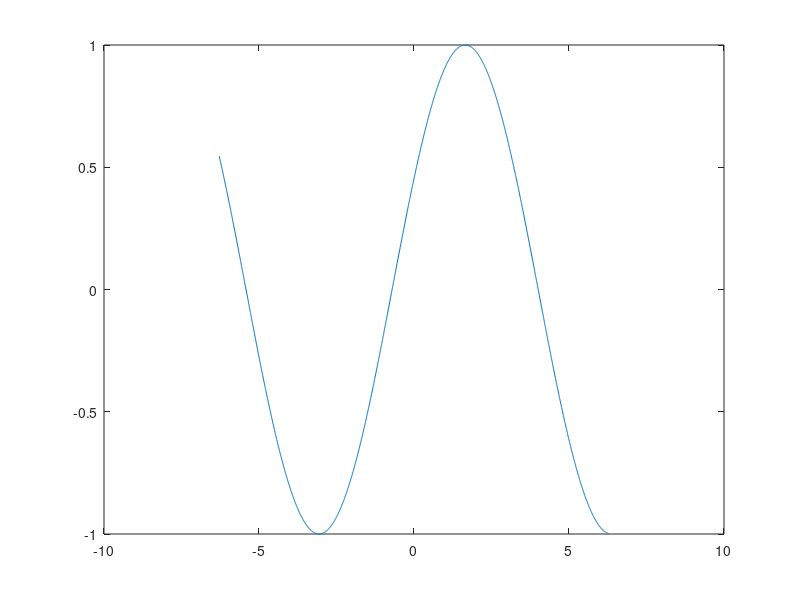
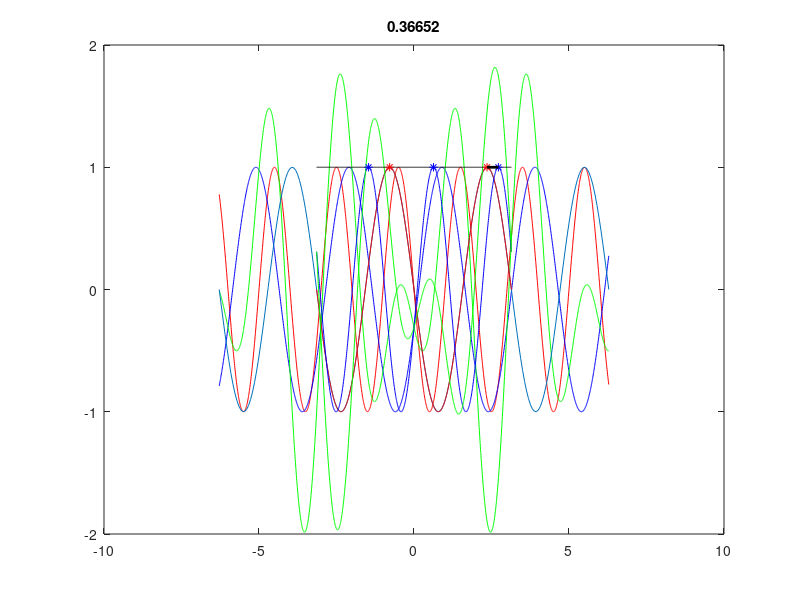

MATLAB code for these plots, in order:
T1 = 2;
T2 = 3;


k1 = 2*pi/(T1);
k2 = 2*pi/(T2);


phi1 = pi/2;
phi2 = -3*pi/5;

deltaPhi = (phi2 - phi1)/k1;
rho = k2/k1;
N = 2;
M = 1000*N;
TH = linspace(-pi*N,pi*N,M);
Y = exp(-i*(rho*TH + deltaPhi));

wave1 = exp(i*(k1*TH+phi1));
wave2 = exp(i*(k2*TH+phi2));
close all
plot(TH,real(Y));
figure;
plot(TH,real(wave1),'r');
hold all
plot(TH,real(wave2),'b');
plot(TH,real(wave1+wave2),'g')
Tnew = 2*pi/rho
%%
close all
N = 2;
M = 100*N;
TH = linspace(-pi*N,pi*N,M);
kModel = 2;
phiModel = pi/2;
x = TH;
y = exp(i*(kModel*x + phiModel))
plot(x,real(y))
%% test constant
cPhi = pi/4 - 7/8;
testPhi = pi/2;
n = 0:10;
kTest = 3;
xv = n*2*pi/kTest + (cPhi - testPhi)/kTest; 
c = exp(i*(n*2*pi + cPhi));
testWave = @(x)exp(i*(kTest*x + testPhi));
testWave(xv)
%%
cPhi = pi/4 - 7/8;
n = 0:10;
kTest = 3;
xv = n*2*pi/kTest + (cPhi - testPhi)/kTest; 
c = exp(i*(n*2*pi + cPhi));
%%
close all
clear all

k1 = 2;
k2 = 3;
TOTN = 1;
numP = TOTN*1000;
x = linspace(TOTN*-pi,pi,numP);
phi1 = pi/2;
phi2 = -3*pi/5;
n1 = (-k1:k1) - 1;
n2 = (-k2:k2) - 1;



cPhi = pi/4 - 7/8;
cPhi = 0;
cV = exp(i*cPhi);


wave1 = @(x)exp(i*(k1*x+phi1));
wave2 = @(x)exp(i*(k2*x+phi2));
superWave = wave1(x) + wave2(x);
plot(x,real(wave1(x)),'r')
hold on
plot(x,real(wave2(x)),'b')
plot(x,superWave,'g')


plot(x,real(cV)*ones(size(x)),'k')


xv = @(n,phiC,k,phi)(n*2*pi + (phiC - phi))*k^-1;
x1 = xv(n1,cPhi,k1,phi1);
x2 = xv(n2,cPhi,k2,phi2);

x1(x1 < -pi | x1 > pi) = [];
x2(x2 < -pi | x2 > pi) = [];

plot(x1,wave1(x1),'r*');
plot(x2,wave2(x2),'b*');

for e1 = 1:numel(x1)
    for e2 = 1:numel(x2)
        tD(e1,e2) = abs(x1(e1) - x2(e2));
    end
end
[DIS,dIDX] = min(tD(:));
title(num2str(DIS));
[i1,i2] = ind2sub(size(tD),dIDX);
mX1 = [x1(i1) wave1(x1(i1))];
mX2 = [x2(i2) wave2(x2(i2))];
SEG = [mX1;mX2];
plot(SEG(:,1),real(SEG(:,2)),'k','LineWidth',2)








